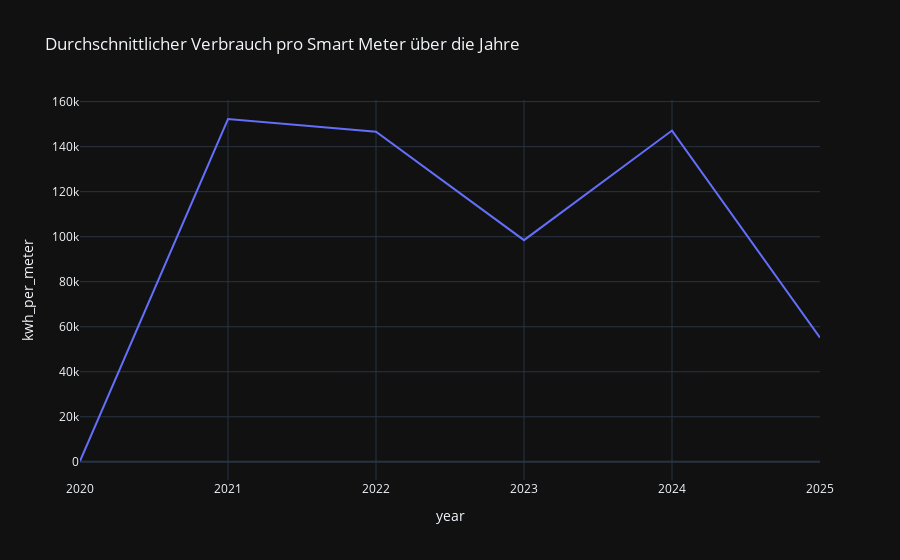

Source (notebook cell):
### Code cell
# Jahr extrahieren
df["year"] = df["timestamp"].dt.year

# Gesamtverbrauch pro Jahr berechnen
df_total_kwh = df.groupby("year")["value_kwh"].sum().reset_index()
df_total_kwh.columns = ["year", "total_kwh"]

# Anzahl einzigartiger Smart Meter pro Jahr berechnen
df_unique_meters = df.groupby("year")["num_meter"].nunique().reset_index()
df_unique_meters.columns = ["year", "unique_meters"]

# Beide DataFrames zusammenführen
df_summary = df_total_kwh.merge(df_unique_meters, on="year")

# Verhältnis: Verbrauch pro Smart Meter berechnen
df_summary["kwh_per_meter"] = df_summary["total_kwh"] / df_summary["unique_meters"]

# Visualisierung: Entwicklung des Verbrauchs pro Smart Meter
fig = px.line(df_summary, x="year", y="kwh_per_meter", title="Durchschnittlicher Verbrauch pro Smart Meter über die Jahre")
fig.show()

### Figure 1 — Plotly figure (JSON) as saved in the notebook; plotly's stock layout.template omitted (floating-point values rounded to 4 significant figures)
{"data": [{"hovertemplate": "year=%{x}<br>kwh_per_meter=%{y}<extra></extra>", "legendgroup": "", "line": {"color": "#636efa", "dash": "solid"}, "marker": {"symbol": "circle"}, "mode": "lines", "name": "", "orientation": "v", "showlegend": false, "type": "scatter", "x": [2020, 2021, 2022, 2023, 2024, 2025], "xaxis": "x", "y": [370.4, 152300.0, 146600.0, 98460.0, 147100.0, 55180.0], "yaxis": "y"}], "layout": {"legend": {"tracegroupgap": 0}, "title": {"text": "Durchschnittlicher Verbrauch pro Smart Meter über die Jahre"}, "xaxis": {"anchor": "y", "domain": [0, 1], "title": {"text": "year"}}, "yaxis": {"anchor": "x", "domain": [0, 1], "title": {"text": "kwh_per_meter"}}}}
